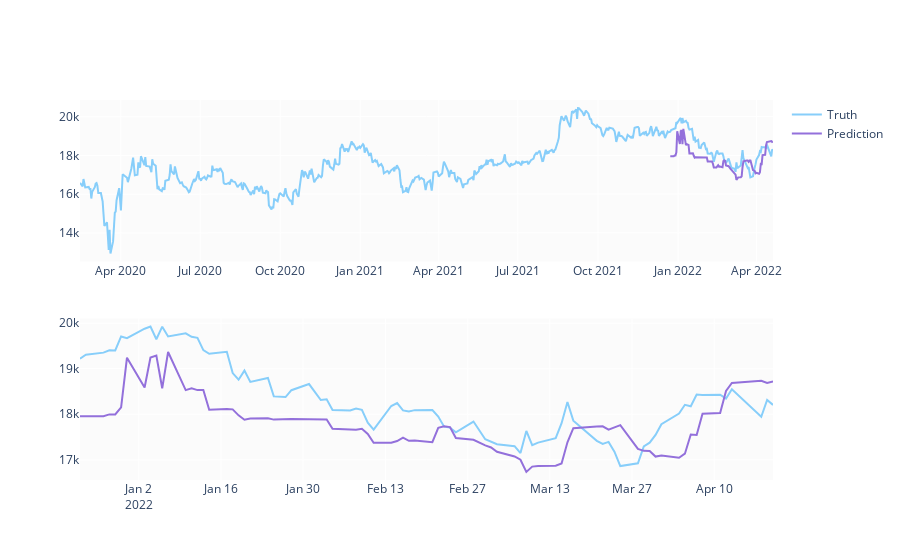

Here is the notebook cell this chart was saved with:
### Code cell
predicted_prices = df.loc[test_split_idx+1:].copy()
predicted_prices['Close'] = y_pred

fig = make_subplots(rows=2, cols=1)
fig.add_trace(go.Scatter(x=df.Date, y=df.Close,
                         name='Truth',
                         marker_color='LightSkyBlue'), row=1, col=1)

fig.add_trace(go.Scatter(x=predicted_prices.Date,
                         y=predicted_prices.Close,
                         name='Prediction',
                         marker_color='MediumPurple'), row=1, col=1)

fig.add_trace(go.Scatter(x=predicted_prices.Date,
                         y=y_test,
                         name='Truth',
                         marker_color='LightSkyBlue',
                         showlegend=False), row=2, col=1)

fig.add_trace(go.Scatter(x=predicted_prices.Date,
                         y=y_pred,
                         name='Prediction',
                         marker_color='MediumPurple',
                         showlegend=False), row=2, col=1)

fig.show()
